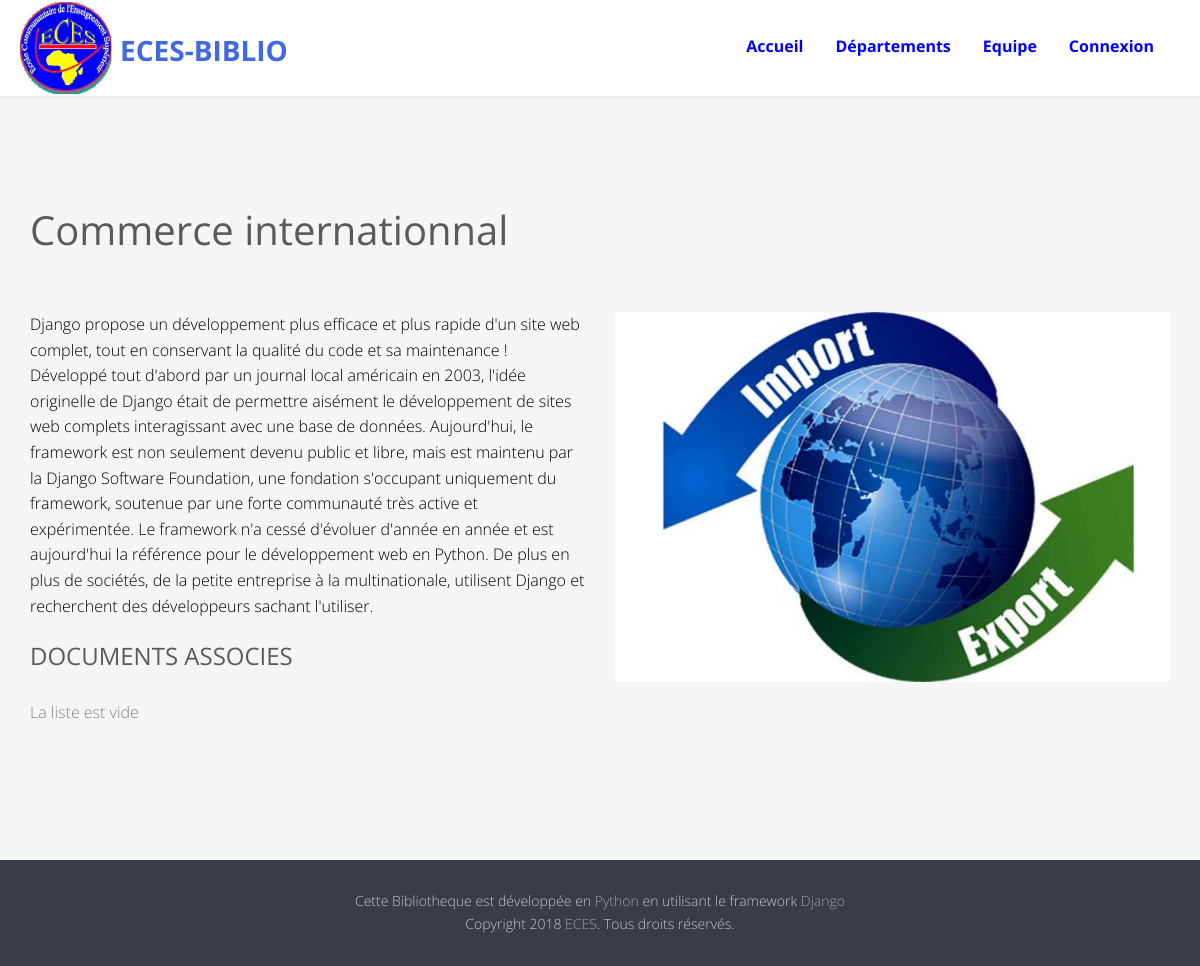
Page /filieres/7/ on the committed database.
### eces/models.py (models this page shows, shortened)
class Filiere(models.Model):
  image=models.FileField(upload_to="Repertoire_Images", default='Repertoire_Images/filieredefaut1.jpg')
  libelle=models.CharField(max_length=255, unique=True ,help_text='veuillez indiquer une filiere')
  description=models.TextField()
  departement=models.ForeignKey(Departement, on_delete=models.CASCADE)
  class Meta:
    ordering =('libelle',)

### eces/views.py (the view)
# urls.py: path('filieres/<int:pk>/', views.FiliereDetailView.as_view(), name='filiere_detail'),
class FiliereDetailView(DetailView):
	template_name='filieres_detail.html'
	model=models.Filiere

### templates/filieres_detail.html (shortened to what this page needs)
{% extends 'index.html' %}
{%  block header %}
{{ block.super }}
{%  endblock header%}
 {% block departement %}
 <div id="fh5co-tours" class="fh5co-section-gray">
    <div class="container">
        <div class="row">
            <div class="col-md-12 animate-box">
                 <h2 class="heading-title">{{ filiere.libelle }}</h2>
            </div>
			<div class="col-md-6 animate-box">
				<p style="color: black">{{ filiere.description }}</p>
		<div class="blog-text">
			<div class="prod-title">
				<h3>DOCUMENTS ASSOCIES</h3>
					{% for document in filiere.document_set.all %}
						<p><a href="{% url 'document_detail' document.pk %}">{{ document.titre }}</a></p>
					{% empty %}
						<p>La liste est vide</p>
					{% endfor %}
		    </div>
		</div>
			</div>
			<div class="col-md-6 animate-box">
				<img class="img-responsive" src="{{filiere.image.url}}" alt="travel">
			</div>
		</div>
     </div>
</div>
 {% endblock departement %}

### eces/static/eces/css/style.css (style rules this page uses)
body { font-family: "Open Sans", Arial, sans-serif; line-height: 1.6; font-size: 16px; background: #fff; color: #848484; font-weight: 300; overflow-x: hidden; }
p, ul, ol { margin-bottom: 1.5em; font-size: 16px; color: #848484; font-family: "Open Sans", Arial, sans-serif; }
h1, h2, h3, h4, h5, h6 { color: #5a5a5a; font-family: "Open Sans", Arial, sans-serif; font-weight: 400; margin: 0 0 30px 0; }
#fh5co-work-section, #fh5co-car, #fh5co-blog-section, #fh5co-features, #fh5co-tours, #fh5co-testimonial, .fh5co-content-section { padding: 7em 0; }
.fh5co-section-gray { background: rgba(0, 0, 0, 0.04); }
.heading-title { font-size: 40px; margin-bottom: 1.5em; }
.js .animate-box { opacity: 0; }

### rows in the picture
Filiere: libelle "Commerce internationnal", description "Django propose un développement plus efficace et plus rapide d'un site web complet, tout en conservant la qualité du code et sa maintenance ! Développé tout d'abord par un journal local américain en 2003, l'idée originelle de Django était de permettre aisément le développement de sites web complets interagissant avec une base de données. Aujourd'hui, le framework est non seulement devenu public et libre, mais est maintenu par la Django Software Foundation, une fondation s'occupant uniquement du framework, soutenue par une forte communauté très active et expérimentée. Le framework n'a cessé d'évoluer d'année en année et est aujourd'hui la référence pour le développement web en Python. De…", image (picture)
